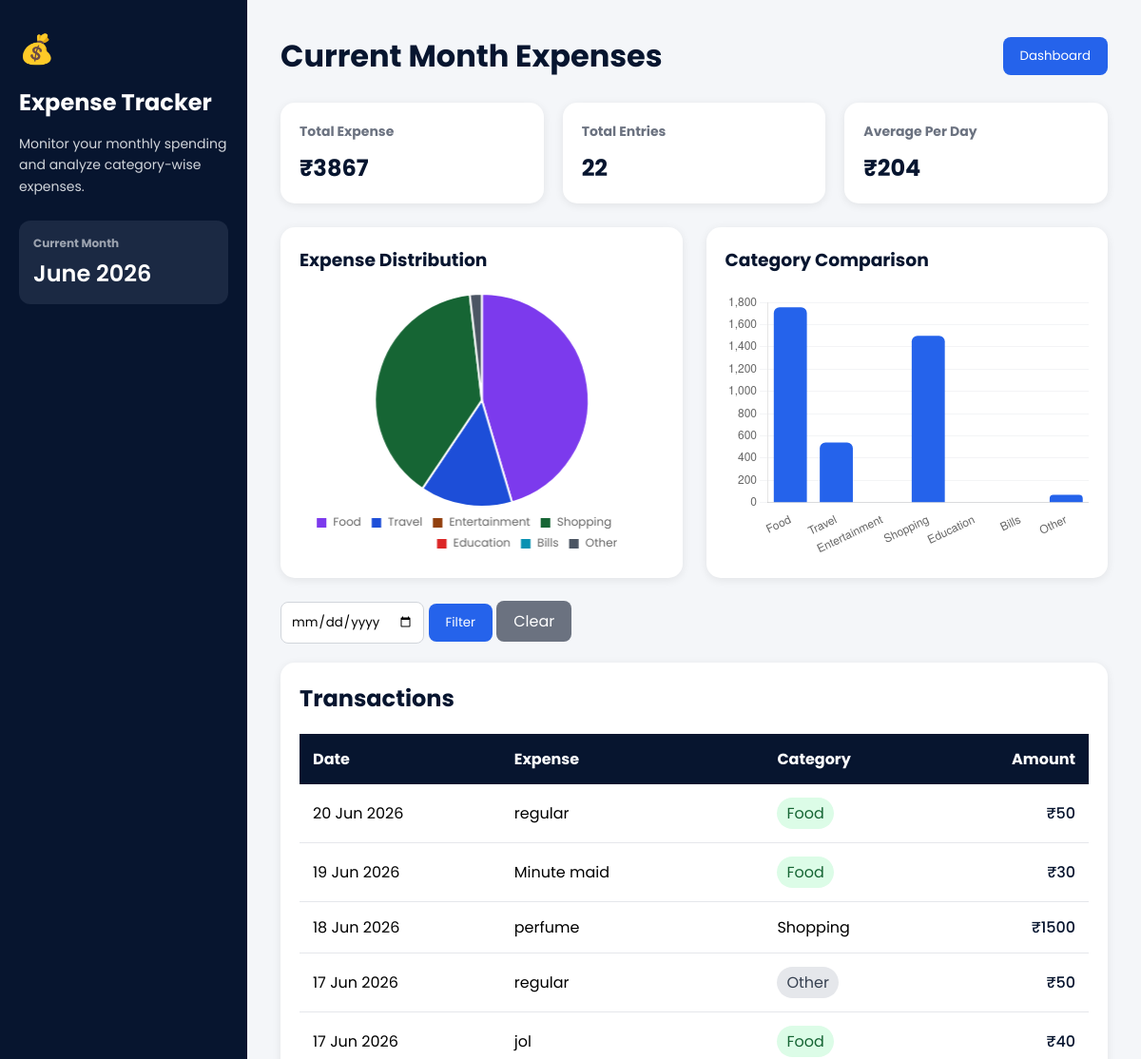
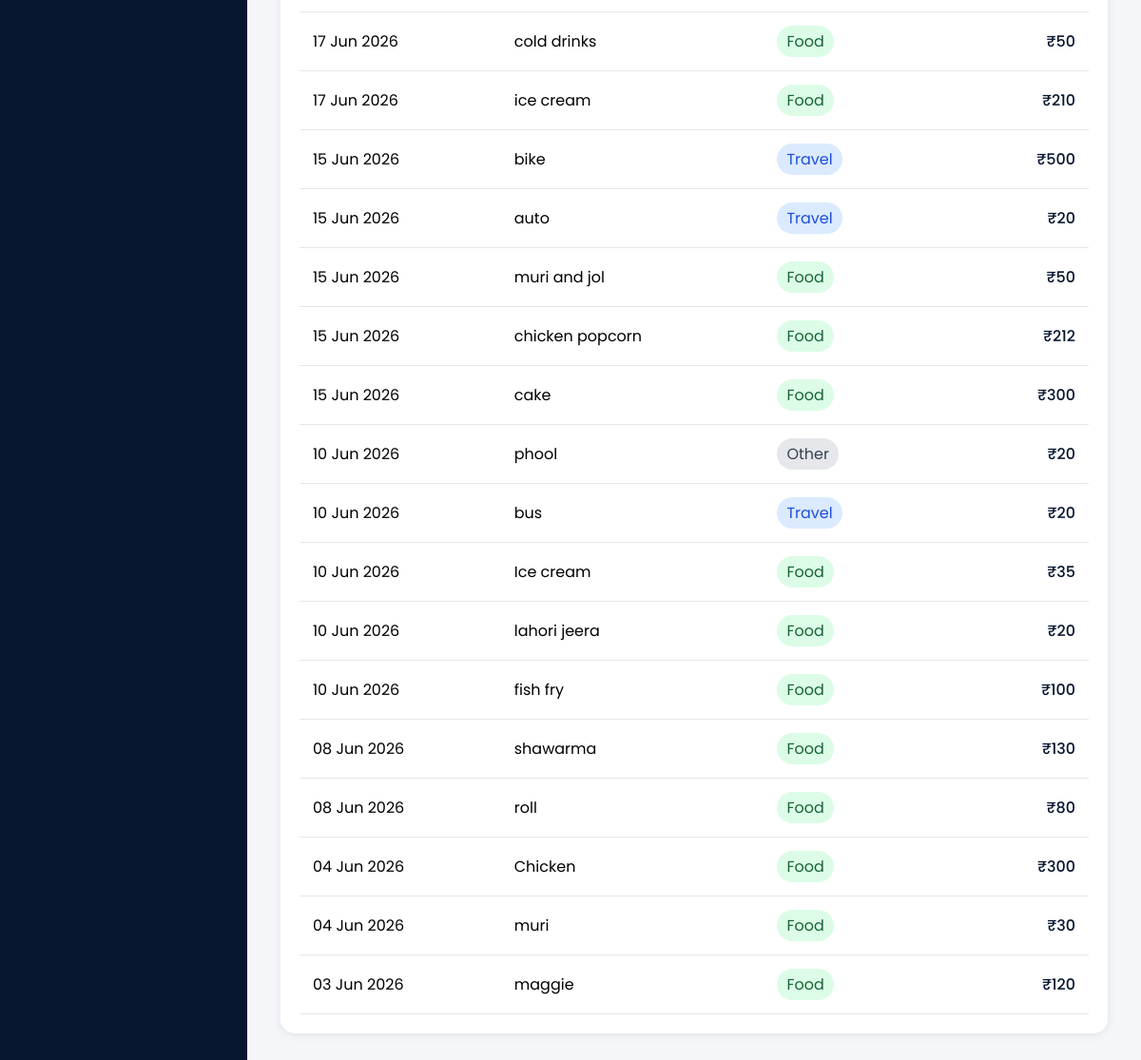
Screenshot of /current_month (signed in) with the database file from the repository (2 pictures, top to bottom).
### starting.py (models this page shows)
class Prac(db.Model):
    sno = db.Column(db.Integer, primary_key=True)
    Title = db.Column(db.String(200), nullable=False)
    Category = db.Column(db.String(200), nullable=False)
    Amount = db.Column(db.Integer, nullable=False)
    Description = db.Column(db.String(200), nullable=False)
    expense_date = db.Column(
        db.Date,
        nullable=False,
        default=date.today)
    user_id = db.Column(
        db.Integer,
        db.ForeignKey('user.id'),
        nullable=False)

### starting.py (the view, shortened to what this page needs)
@starting.route('/current_month')
def current_month():
    if 'user_id' not in session:
        return redirect('/')
    today = datetime.today()
    selected_date = request.args.get("selected_date")
    current_month_name = today.strftime("%B %Y")
    query = Prac.query.filter(
        Prac.user_id == session['user_id'],
        db.extract('month', Prac.expense_date) == today.month,
        db.extract('year', Prac.expense_date) == today.year
    )
    expenses = query.order_by(
        Prac.expense_date.desc(),
        Prac.sno.desc()
    ).all()
    total_expense = sum(exp.Amount for exp in expenses)
    total_entries = len(expenses)
    avg_per_day = (
        round(total_expense / today.day)
        if total_entries > 0 else 0
    )
    categories = [
        'Food',
        'Travel',
        'Entertainment',
        'Shopping',
        'Education',
        'Bills',
        'Other'
    ]
    chart_data = [
        sum(
            exp.Amount
            for exp in expenses
            if exp.Category == cat
        )
        for cat in categories
    ]
    return render_template(
        "current_month.html",
        expenses=expenses,
        month_name=current_month_name,
        categories=categories,
        chart_data=chart_data,
        total_expense=total_expense,
        total_entries=total_entries,
        avg_per_day=avg_per_day,
        selected_date=selected_date
    )

### templates/current_month.html (shortened to what this page needs)
<!DOCTYPE html>
<html lang="en">
<head>
</head>
<body>
<div class="container">
    <div class="sidebar">
        <div class="logo">💰</div>
        <h2>Expense Tracker</h2>
        <p>
            Monitor your monthly spending and analyze
            category-wise expenses.
        </p>
        <div class="summary-box">
            <h4>Current Month</h4>
            <span>{{month_name }}</span>
        </div>
    </div>
    <div class="main">
        <div class="header">
            <h1>Current Month Expenses</h1>
            <button class="btn" onclick="window.location.href='/dashboard'">Dashboard</button>
        </div>
        <div class="stats">
            <div class="card">
                <h3>Total Expense</h3>
                <h2>₹{{ total_expense }}</h2>
            </div>
            <div class="card">
                <h3>Total Entries</h3>
                <h2>{{total_entries}}</h2>
            </div>
            <div class="card">
                <h3>Average Per Day</h3>
                <h2>₹{{ avg_per_day }}</h2>
            </div>
        </div>
        <div class="chart-grid">
            <div class="chart-card">
                <h3>Expense Distribution</h3>
                <div class="chart-container">
                    <canvas id="pieChart"></canvas>
                </div>
            </div>
            <div class="chart-card">
                <h3>Category Comparison</h3>
                <div class="chart-container">
                    <canvas id="barChart"></canvas>
                </div>
            </div>
        </div>
        <div style="margin-bottom:20px;">
    <form method="GET" action="/current_month">
        <input
            type="date"
            name="selected_date"
            value="{{ selected_date if selected_date else '' }}"
            style="
                padding:10px;
                border:1px solid #d1d5db;
                border-radius:8px;
            "
        >
        <button type="submit" class="btn">
            Filter
        </button>
        <a href="/current_month" class="btn"
           style="background:#6b7280;text-decoration:none;">
            Clear
        </a>
    </form>
</div>
        <div class="table-card">
            <h2>{{ current_month }} Transactions</h2>
            <table>
                <thead>
                    <tr>
                        <th>Date</th>
                        <th>Expense</th>
                        <th>Category</th>
                        <th class="text-right">Amount</th>
                    </tr>
                </thead>
           <tbody>
                 {% for expense in expenses %}
                 <tr>
                     <td>
                         {{ expense.expense_date.strftime('%d %b %Y') if expense.expense_date else '' }}
                     </td>
                     <td>
                         {{ expense.Title }}
                     </td>
                     <td>
                         <span class="{{ expense.Category|lower }}">
                             {{ expense.Category }}
                         </span>
                     </td>
                     <td class="text-right" style="font-weight:500; color:#07152f;">
                         ₹{{ expense.Amount }}
                     </td>
                 </tr>
                 {% endfor %}
                 </tbody>
            </table>
        </div>
    </div>
</div>
<script>
const categories = {{ categories | tojson | safe }};
const chartData = {{ chart_data | tojson | safe }};
const dashboardColors = [
    '#7c3aed',
    '#1d4ed8',
    '#92400e',
    '#166534',
    '#dc2626',
    '#0891b2',
    '#4b5563'
];
new Chart(document.getElementById('pieChart'), {
    type: 'pie',
    data: {
        labels: categories,
        datasets: [{
            data: chartData,
            backgroundColor: dashboardColors,
            borderWidth: 2,
            borderColor: '#ffffff'
        }]
    },
    options: {
        responsive: true,
        maintainAspectRatio: false,
        plugins: {
            legend: {
                position: 'bottom',
                labels: {
                    boxWidth: 12,
                    font: {
                        family: 'Poppins'
                    }
                }
            }
        }
    }
});
new Chart(document.getElementById('barChart'), {
    type: 'bar',
    data: {
        labels: categories,
        datasets: [{
            label: 'Amount spent (₹)',
            data: chartData,
            backgroundColor: '#2563eb',
            borderRadius: 6
        }]
    },
    options: {
        responsive: true,
        maintainAspectRatio: false,
        plugins: {
            legend: {
                display: false
            }
        },
        scales: {
            y: {
                beginAtZero: true,
                grid: {
                    color: '#f3f4f6'
                }
            },
            x: {
                grid: {
                    display: false
                }
            }
        }
    }
});
</script>
</body>
</html>

### templates/current_month.html (style rules this page uses)
* { margin:0; padding:0; box-sizing:border-box; font-family:'Poppins',sans-serif; }
body { background:#f4f6f9; }
.container { display:flex; min-height:100vh; }
.sidebar { width:260px; background:#07152f; color:white; padding:30px 20px; }
.logo { font-size:30px; margin-bottom:15px; }
.sidebar h2 { margin-bottom:15px; }
.sidebar p { font-size:14px; color:#d1d5db; line-height:1.6; }
.summary-box { background:#1b2943; padding:15px; border-radius:12px; margin-top:25px; }
.summary-box h4 { color:#9ca3af; font-size:12px; margin-bottom:5px; }
.summary-box span { font-size:24px; font-weight:600; }
.main { flex:1; padding:35px; }
.header { display:flex; justify-content:space-between; align-items:center; margin-bottom:25px; }
.header h1 { color:#07152f; }
.btn { background:#2563eb; color:white; border:none; padding:10px 18px; border-radius:8px; cursor:pointer; }
.stats { display:grid; grid-template-columns:repeat(3,1fr); gap:20px; margin-bottom:25px; }
.card { background:white; border-radius:15px; padding:20px; box-shadow:0 2px 10px rgba(0,0,0,.08); }
.card h3 { color:#6b7280; font-size:14px; margin-bottom:10px; }
.card h2 { color:#07152f; }
.chart-grid { display:grid; grid-template-columns:1fr 1fr; gap:25px; margin-bottom:25px; }
.chart-card { background:white; padding:20px; border-radius:15px; box-shadow:0 2px 10px rgba(0,0,0,.08); }
.chart-card h3 { margin-bottom:20px; color:#07152f; }
.chart-container { position: relative; height: 280px; width: 100%; }
.table-card { background:white; border-radius:15px; padding:20px; box-shadow:0 2px 10px rgba(0,0,0,.08); }
.table-card h2 { margin-bottom:20px; color:#07152f; }
table { width:100%; border-collapse:collapse; }
thead { background:#07152f; color:white; }
th,td { padding:14px; text-align:left; }
th.text-right, td.text-right { text-align: right; }
tbody tr { border-bottom:1px solid #e5e7eb; }
.food { background:#dcfce7; color:#166534; padding:4px 10px; border-radius:20px; display: inline-block; }
.travel { background:#dbeafe; color:#1d4ed8; padding:4px 10px; border-radius:20px; display: inline-block; }
.other { background:#e5e7eb; color:#374151; padding:4px 10px; border-radius:20px; display: inline-block; }

### rows the page displays
Prac: expense_date "20 Jun 2026", Title "regular", Category "Food", Amount "50"
Prac: expense_date "19 Jun 2026", Title "Minute maid", Category "Food", Amount "30"
Prac: expense_date "18 Jun 2026", Title "perfume", Category "Shopping", Amount "1500"
Prac: expense_date "17 Jun 2026", Title "regular", Category "Other", Amount "50"
Prac: expense_date "17 Jun 2026", Title "jol", Category "Food", Amount "40"
Prac: expense_date "17 Jun 2026", Title "cold drinks", Category "Food", Amount "50"
Prac: expense_date "17 Jun 2026", Title "ice cream", Category "Food", Amount "210"
Prac: expense_date "15 Jun 2026", Title "bike", Category "Travel", Amount "500"
Prac: expense_date "15 Jun 2026", Title "auto", Category "Travel", Amount "20"
Prac: expense_date "15 Jun 2026", Title "muri and jol", Category "Food", Amount "50"
Prac: expense_date "15 Jun 2026", Title "chicken popcorn", Category "Food", Amount "212"
Prac: expense_date "15 Jun 2026", Title "cake", Category "Food", Amount "300"
Prac: expense_date "10 Jun 2026", Title "phool", Category "Other", Amount "20"
Prac: expense_date "10 Jun 2026", Title "bus", Category "Travel", Amount "20"
Prac: expense_date "10 Jun 2026", Title "Ice cream", Category "Food", Amount "35"
Prac: expense_date "10 Jun 2026", Title "lahori jeera", Category "Food", Amount "20"
Prac: expense_date "10 Jun 2026", Title "fish fry", Category "Food", Amount "100"
Prac: expense_date "08 Jun 2026", Title "shawarma", Category "Food", Amount "130"
Prac: expense_date "08 Jun 2026", Title "roll", Category "Food", Amount "80"
Prac: expense_date "04 Jun 2026", Title "Chicken", Category "Food", Amount "300"
Prac: expense_date "04 Jun 2026", Title "muri", Category "Food", Amount "30"
Prac: expense_date "03 Jun 2026", Title "maggie", Category "Food", Amount "120"

### other values shown
{{ total_expense }} "3867"
{{ total_entries }} "22"
{{ avg_per_day }} "204"
chart data {{ chart_data | tojson | safe }} [1757, 540, 0, 1500, 0, 0, 70]
